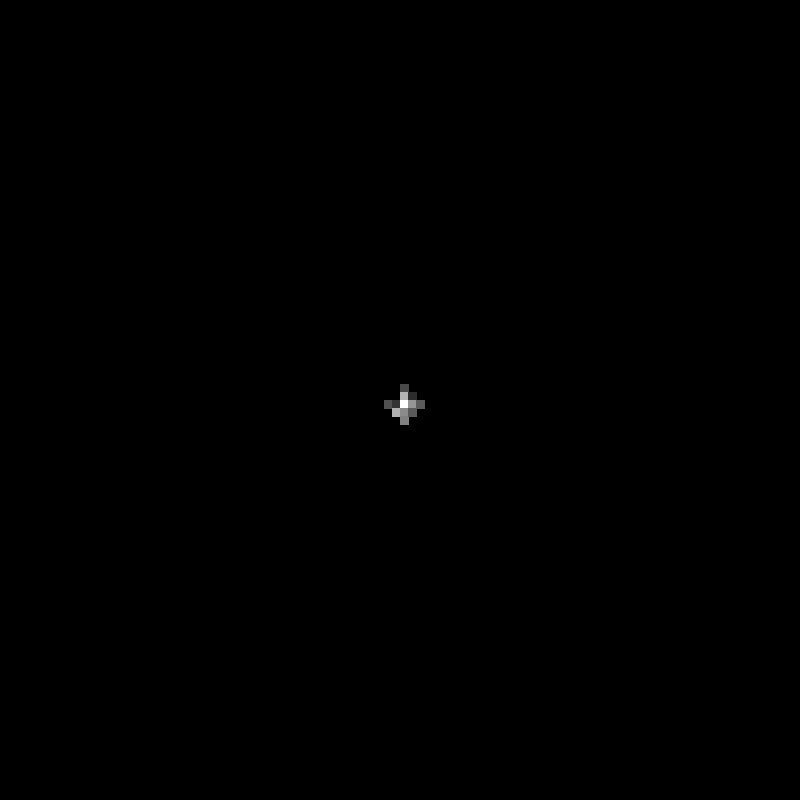
Frame 1 (no input)
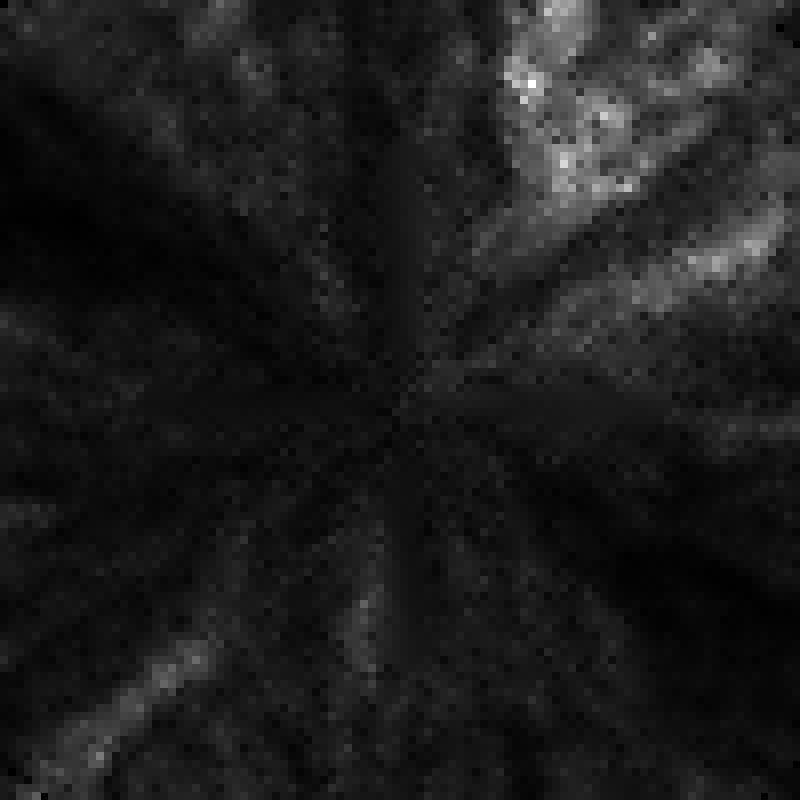
Frame 60 (the mouse pressed at the canvas centre just before this capture)
Frame 120 (the mouse held since frame 60 and released just before this capture): identical to frame 60, image omitted

The Processing sketch that drew these frames (run headless with seeded random() and noise(); from frame 60 on, the mouse is pressed at the canvas centre):

// Processing sketch: WhiteNoiseIdea
// ── WhiteNoiseIdea.pde
// ===========================
// EASY SETTINGS
// ===========================

final int RAY_COUNT = 100;

final int GRID_W = 100;
final int GRID_H = 100;

final float START_VALUE = 100.0;

final float VARIATION = 1.0;          // ±100%
final float NEIGHBOR_BLEND = 0.40;

final int GENERATION_DURATION_MS = 1000;


// ===========================
// DATA
// ===========================

float[][] values = new float[GRID_W][GRID_H];
boolean[][] generated = new boolean[GRID_W][GRID_H];

int centerX;
int centerY;

int currentRadius;
int maxRadius;

float nextRadiusTime;
float msPerRadius;

boolean finished;


// ===========================
// SETUP
// ===========================

void setup() {
  size(800, 800);
  noStroke();

  resetGeneration();
}


// ===========================
// DRAW
// ===========================

void draw() {
  background(0);

  animateGeneration();
  drawGrid();
}


// ===========================
// KEYBOARD
// ===========================

void keyPressed() {
  if (key == 'r' || key == 'R') {
    resetGeneration();
  }
}


// ===========================
// RESET
// ===========================

void resetGeneration() {

  // Clear everything
  for (int x = 0; x < GRID_W; x++) {
    for (int y = 0; y < GRID_H; y++) {
      values[x][y] = 0;
      generated[x][y] = false;
    }
  }

  // Center
  centerX = GRID_W / 2;
  centerY = GRID_H / 2;

  values[centerX][centerY] = START_VALUE;
  generated[centerX][centerY] = true;

  // Distance from center to furthest corner
  int furthestX = max(centerX, GRID_W - 1 - centerX);
  int furthestY = max(centerY, GRID_H - 1 - centerY);

  maxRadius = ceil(
    sqrt(
      sq(furthestX) +
      sq(furthestY)
    )
  );

  currentRadius = 1;

  msPerRadius =
    GENERATION_DURATION_MS / (float) maxRadius;

  nextRadiusTime = millis();

  finished = false;
}


// ===========================
// ANIMATION
// ===========================

void animateGeneration() {

  if (finished) {
    return;
  }

  while (
    !finished &&
    millis() >= nextRadiusTime
  ) {

    processRadius(currentRadius);

    currentRadius++;

    nextRadiusTime += msPerRadius;

    if (currentRadius > maxRadius) {
      finished = true;
    }
  }
}


// ===========================
// PROCESS ONE RADIUS
// ===========================

void processRadius(int radius) {

  /*
    Tiny angular offset every second ring.

    This prevents every ring from hitting
    exactly the same pixel alignments.
  */

  float angleOffset;

  if (radius % 2 == 0) {
    angleOffset = 0.5;
  } else {
    angleOffset = 0.0;
  }


  // Fire rays around the full circle
  for (int ray = 0; ray < RAY_COUNT; ray++) {

    float angleDegrees =
      (ray + angleOffset)
      * 360.0
      / RAY_COUNT;

    float angle = radians(angleDegrees);


    int x = round(
      centerX +
      cos(angle) * radius
    );

    int y = round(
      centerY +
      sin(angle) * radius
    );


    // Ignore coordinates outside the grid
    if (!insideGrid(x, y)) {
      continue;
    }


    // Already generated
    if (generated[x][y]) {
      continue;
    }


    generateCell(x, y, angle);
  }


  // Rays can skip some pixels because
  // we're projecting a circle onto a grid.
  // Fill small local holes afterward.
  fillSmallHoles(radius);
}


// ===========================
// GENERATE CELL
// ===========================

void generateCell(
  int x,
  int y,
  float angle
) {

  /*
    Look approximately one cell inward
    along the same ray.
  */

  float inwardX =
    x - cos(angle);

  float inwardY =
    y - sin(angle);


  int baseX = round(inwardX);
  int baseY = round(inwardY);


  /*
    Maximum possible candidates in a
    3x3 region = 9.
  */

  int[] parentX = new int[9];
  int[] parentY = new int[9];

  int parentCount = 0;


  float childDistance =
    dist(
      x,
      y,
      centerX,
      centerY
    );


  // ===========================
  // FIND INWARD PARENTS
  // ===========================

  for (int ox = -1; ox <= 1; ox++) {
    for (int oy = -1; oy <= 1; oy++) {

      int px = baseX + ox;
      int py = baseY + oy;


      if (!insideGrid(px, py)) {
        continue;
      }


      if (!generated[px][py]) {
        continue;
      }


      float parentDistance =
        dist(
          px,
          py,
          centerX,
          centerY
        );


      /*
        A parent should be closer
        to the center than the child.
      */

      if (parentDistance >= childDistance) {
        continue;
      }


      parentX[parentCount] = px;
      parentY[parentCount] = py;

      parentCount++;
    }
  }


  // ===========================
  // FALLBACK
  // ===========================

  /*
    If ray geometry missed every inward
    parent, use any already-generated
    neighboring cell.
  */

  if (parentCount == 0) {

    for (int ox = -1; ox <= 1; ox++) {
      for (int oy = -1; oy <= 1; oy++) {

        if (ox == 0 && oy == 0) {
          continue;
        }


        int px = x + ox;
        int py = y + oy;


        if (!insideGrid(px, py)) {
          continue;
        }


        if (!generated[px][py]) {
          continue;
        }


        parentX[parentCount] = px;
        parentY[parentCount] = py;

        parentCount++;
      }
    }
  }


  // Still isolated
  if (parentCount == 0) {
    return;
  }


  // ===========================
  // SELECT PARENT
  // ===========================

  int selected =
    int(random(parentCount));


  int px = parentX[selected];
  int py = parentY[selected];


  float parentValue =
    values[px][py];


  // ===========================
  // EVOLUTION
  // ===========================

  float minimumMultiplier =
    1.0 - VARIATION;

  float maximumMultiplier =
    1.0 + VARIATION;


  float evolved =
    parentValue *
    random(
      minimumMultiplier,
      maximumMultiplier
    );


  // ===========================
  // LOCAL COHERENCE
  // ===========================

  float result = evolved;


  int neighborCount =
    getGeneratedNeighborCount(
      x,
      y
    );


  if (neighborCount > 0) {

    float neighborAverage =
      getNeighborAverage(
        x,
        y
      );


    result =
      lerp(
        evolved,
        neighborAverage,
        NEIGHBOR_BLEND
      );
  }


  values[x][y] = result;
  generated[x][y] = true;
}


// ===========================
// FILL SMALL GAPS
// ===========================

void fillSmallHoles(int radius) {

  /*
    We don't immediately modify generated[][].

    Otherwise pixels generated early in this
    loop would influence pixels later in the
    same loop and create directional bias.
  */

  boolean[][] shouldFill =
    new boolean[GRID_W][GRID_H];

  float[][] fillValue =
    new float[GRID_W][GRID_H];


  // ===========================
  // FIND HOLES
  // ===========================

  for (int x = 0; x < GRID_W; x++) {
    for (int y = 0; y < GRID_H; y++) {


      if (generated[x][y]) {
        continue;
      }


      float dx =
        x - centerX;

      float dy =
        y - centerY;


      float distance =
        sqrt(
          dx * dx +
          dy * dy
        );


      /*
        Only examine cells close
        to this current ring.
      */

      if (
        abs(distance - radius)
        > 1.25
      ) {
        continue;
      }


      int count =
        getGeneratedNeighborCount(
          x,
          y
        );


      /*
        Require several real generated
        neighbors before filling.
      */

      if (count >= 3) {

        float avg =
          getNeighborAverage(
            x,
            y
          );


        // Tiny additional variation
        avg *= random(
          0.97,
          1.03
        );


        shouldFill[x][y] = true;
        fillValue[x][y] = avg;
      }
    }
  }


  // ===========================
  // APPLY HOLES
  // ===========================

  for (int x = 0; x < GRID_W; x++) {
    for (int y = 0; y < GRID_H; y++) {

      if (!shouldFill[x][y]) {
        continue;
      }


      values[x][y] =
        fillValue[x][y];

      generated[x][y] =
        true;
    }
  }
}


// ===========================
// NEIGHBOR AVERAGE
// ===========================

float getNeighborAverage(
  int x,
  int y
) {

  float total = 0;
  int count = 0;


  for (int ox = -1; ox <= 1; ox++) {
    for (int oy = -1; oy <= 1; oy++) {


      if (ox == 0 && oy == 0) {
        continue;
      }


      int nx = x + ox;
      int ny = y + oy;


      // Ignore coordinates outside the grid
      if (!insideGrid(nx, ny)) {
        continue;
      }


      // Ignore cells that don't exist yet
      if (!generated[nx][ny]) {
        continue;
      }


      total +=
        values[nx][ny];

      count++;
    }
  }


  if (count == 0) {
    return 0;
  }


  return total / count;
}


// ===========================
// NEIGHBOR COUNT
// ===========================

int getGeneratedNeighborCount(
  int x,
  int y
) {

  int count = 0;


  for (int ox = -1; ox <= 1; ox++) {
    for (int oy = -1; oy <= 1; oy++) {


      if (ox == 0 && oy == 0) {
        continue;
      }


      int nx = x + ox;
      int ny = y + oy;


      /*
        IMPORTANT:

        Only count an actual cell if:
        1. it exists inside the grid
        2. it has already been generated

        Out-of-bounds positions do NOT count.
      */

      if (
        insideGrid(nx, ny) &&
        generated[nx][ny]
      ) {
        count++;
      }
    }
  }


  return count;
}


// ===========================
// DRAW GRID
// ===========================

void drawGrid() {

  float cellW =
    width / (float) GRID_W;

  float cellH =
    height / (float) GRID_H;


  float minValue =
    Float.MAX_VALUE;

  float maxValue =
    -Float.MAX_VALUE;


  boolean foundValue = false;


  // ===========================
  // FIND CURRENT RANGE
  // ===========================

  for (int x = 0; x < GRID_W; x++) {
    for (int y = 0; y < GRID_H; y++) {


      if (!generated[x][y]) {
        continue;
      }


      float value =
        values[x][y];


      minValue =
        min(
          minValue,
          value
        );


      maxValue =
        max(
          maxValue,
          value
        );


      foundValue = true;
    }
  }


  if (!foundValue) {
    return;
  }


  // ===========================
  // DRAW
  // ===========================

  for (int x = 0; x < GRID_W; x++) {
    for (int y = 0; y < GRID_H; y++) {


      if (!generated[x][y]) {
        continue;
      }


      float brightness;


      if (
        abs(maxValue - minValue)
        < 0.000001
      ) {

        brightness = 128;

      } else {

        brightness =
          map(
            values[x][y],
            minValue,
            maxValue,
            0,
            255
          );
      }


      fill(brightness);


      rect(
        x * cellW,
        y * cellH,
        cellW + 1,
        cellH + 1
      );
    }
  }
}


// ===========================
// BOUNDS
// ===========================

boolean insideGrid(
  int x,
  int y
) {

  return
    x >= 0 &&
    x < GRID_W &&
    y >= 0 &&
    y < GRID_H;
}
